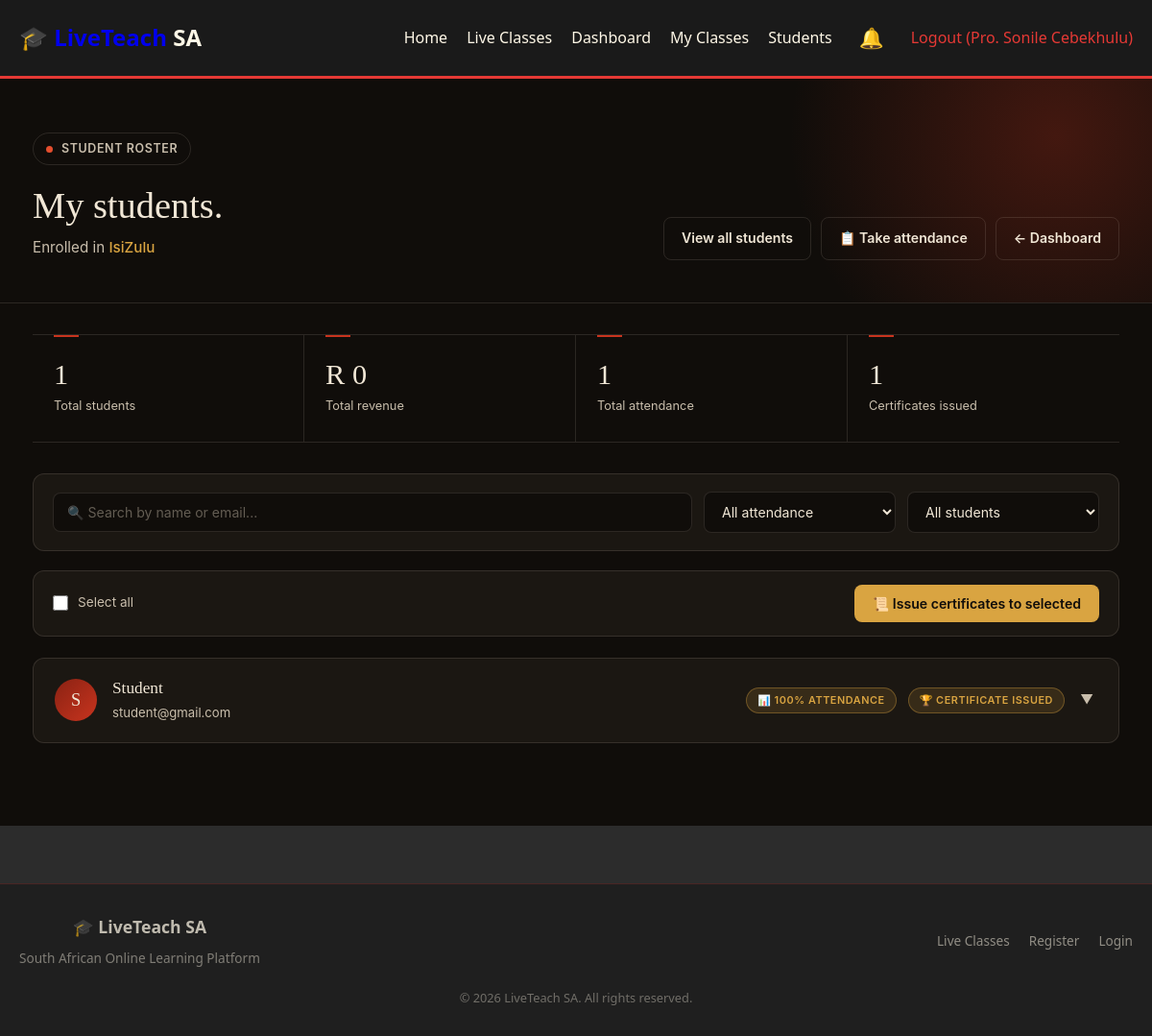
Page /teacher/students.php?class_id=4 (signed in) on the committed database.
### tables this page shows
CREATE TABLE `live_classes` (
  `id` int(11) NOT NULL,
  `teacher_id` int(11) NOT NULL,
  `title` varchar(255) NOT NULL,
  `description` text DEFAULT NULL,
  `short_description` varchar(500) DEFAULT NULL,
  `image` varchar(255) DEFAULT NULL,
  `price` decimal(10,2) NOT NULL DEFAULT 0.00,
  `duration` varchar(50) DEFAULT NULL,
  `level` enum('beginner','intermediate','advanced') NOT NULL DEFAULT 'beginner',
  `category` varchar(100) DEFAULT NULL,
  `start_date` datetime DEFAULT NULL,
  `end_date` datetime DEFAULT NULL,
  `schedule` text DEFAULT NULL,
  `meeting_link` varchar(500) DEFAULT NULL,
  `meeting_id` varchar(100) DEFAULT NULL,
  `meeting_password` varchar(100) DEFAULT NULL,
  `recording_url` varchar(500) DEFAULT NULL,
  `materials` text DEFAULT NULL,
  `max_students` int(11) DEFAULT 50,
  `current_students` int(11) NOT NULL DEFAULT 0,
  `status` enum('upcoming','ongoing','completed','cancelled') NOT NULL DEFAULT 'upcoming',
  `is_featured` tinyint(1) NOT NULL DEFAULT 0,
  `sequential_unlock` tinyint(1) NOT NULL DEFAULT 0,
  `created_at` timestamp NOT NULL DEFAULT current_timestamp(),
  `thumbnail` varchar(500) DEFAULT NULL,
  `preview_video` varchar(500) DEFAULT NULL,
  `stream_platform` enum('zoom','google_meet','custom','youtube_live') DEFAULT 'zoom',
  `stream_embed` text DEFAULT NULL
);

CREATE TABLE `users` (
  `id` int(11) NOT NULL,
  `fullname` varchar(255) NOT NULL,
  `email` varchar(255) NOT NULL,
  `password` varchar(255) NOT NULL,
  `phone` varchar(50) DEFAULT NULL,
  `role` enum('admin','teacher','student') NOT NULL DEFAULT 'student',
  `profile_image` varchar(255) DEFAULT NULL,
  `bio` text DEFAULT NULL,
  `status` enum('active','inactive','suspended') NOT NULL DEFAULT 'active',
  `created_at` timestamp NOT NULL DEFAULT current_timestamp()
);

### teacher/students.php (the view, shortened to what this page needs)
<?php
require_once '../includes/header.php';
$connection = getDbConnection();
$teacherId = $_SESSION['user']['id'];
$classId = isset($_GET['class_id']) ? (int)$_GET['class_id'] : 0;
if ($classId > 0) {
    $class = $connection->query("SELECT * FROM live_classes WHERE id = $classId AND teacher_id = $teacherId")->fetch_assoc();
}
if ($classId > 0) {
    $students = $connection->query("
        SELECT u.id, u.fullname, u.email, u.phone, u.created_at as joined_date,
               e.id as enroll_id, e.amount_paid, e.enrolled_at, e.attendance,
               e.certificate_issued, e.payment_status,
               (SELECT COUNT(*) FROM attendance a WHERE a.student_id = u.id AND a.class_id = $classId AND a.status = 'present') as present_count,
               (SELECT COUNT(*) FROM attendance a WHERE a.student_id = u.id AND a.class_id = $classId AND a.status = 'late') as late_count,
               (SELECT COUNT(*) FROM attendance a WHERE a.student_id = u.id AND a.class_id = $classId AND a.status = 'absent') as absent_count,
               (SELECT COUNT(*) FROM attendance a WHERE a.student_id = u.id AND a.class_id = $classId) as total_sessions,
               (SELECT rating FROM reviews WHERE student_id = u.id AND class_id = $classId LIMIT 1) as rating,
               (SELECT comment FROM reviews WHERE student_id = u.id AND class_id = $classId LIMIT 1) as review_comment
        FROM users u
        JOIN enrollments e ON e.student_id = u.id
        WHERE e.class_id = $classId AND e.payment_status = 'paid'
        ORDER BY u.fullname
    ")->fetch_all(MYSQLI_ASSOC);
    $classTitle = $class['title'];
}
$totalStudents = count($students);
$totalRevenue = array_sum(array_column($students, 'total_paid'));
$totalAttendance = array_sum(array_column($students, 'attendance'));
$certificatesIssued = array_sum(array_column($students, 'certificate_issued'));
?>
<main class="lt-page">
    <div class="lt-dash-header">
        <div class="lt-container lt-dash-header-inner">
            <div>
                <span class="lt-eyebrow">
                    <span class="lt-eyebrow-dot"></span>
                    Student roster
                </span>
                <h1>My students.</h1>
                <p>
                    <?php if ($classId > 0): ?>
                        Enrolled in <strong><?php echo htmlspecialchars($classTitle); ?></strong>
                    <?php else: ?>
                        Across all of your classes
                    <?php endif; ?>
                </p>
            </div>
            <div class="lt-header-actions">
                <?php if ($classId > 0): ?>
                    <a href="students.php" class="lt-btn lt-btn-outline">View all students</a>
                    <a href="attendance.php?id=<?php echo $classId; ?>" class="lt-btn lt-btn-outline">📋 Take attendance</a>
                <?php endif; ?>
                <a href="dashboard.php" class="lt-btn lt-btn-outline">← Dashboard</a>
            </div>
        </div>
    </div>
    <div class="lt-container" style="padding-bottom: 72px;">
        <div class="lt-stats-grid" style="margin-top: 32px;">
            <div class="lt-stat">
                <div class="lt-stat-number"><?php echo $totalStudents; ?></div>
                <div class="lt-stat-label">Total students</div>
            </div>
            <div class="lt-stat">
                <div class="lt-stat-number">R <?php echo number_format($totalRevenue, 0); ?></div>
                <div class="lt-stat-label">Total revenue</div>
            </div>
            <div class="lt-stat">
                <div class="lt-stat-number"><?php echo $totalAttendance; ?></div>
                <div class="lt-stat-label">Total attendance</div>
            </div>
            <div class="lt-stat">
                <div class="lt-stat-number"><?php echo $certificatesIssued; ?></div>
                <div class="lt-stat-label">Certificates issued</div>
            </div>
        </div>
        <div class="lt-filter-bar">
            <div class="lt-filter-field">
                <input type="text" id="searchInput" placeholder="🔍 Search by name or email...">
            </div>
            <?php if ($classId > 0): ?>
                <div class="lt-filter-field" style="flex: 0 0 200px;">
                    <select id="attendanceFilter">
                        <option value="">All attendance</option>
                    </select>
                </div>
                <div class="lt-filter-field" style="flex: 0 0 200px;">
                    <select id="certificateFilter">
                        <option value="">All students</option>
                    </select>
                </div>
            <?php endif; ?>
        </div>
        <?php if ($classId > 0 && !empty($students)): ?>
            <form method="post" id="bulkForm">
                <div class="lt-bulk">
                    <label class="lt-bulk-label">
                        <input type="checkbox" id="selectAll">
                        <span>Select all</span>
                    </label>
                    <button type="submit" name="bulk_certificates" class="lt-btn lt-btn-gold" onclick="return confirm('Issue certificates to selected students?')">
                        📜 Issue certificates to selected
                    </button>
                </div>
            </form>
        <?php endif; ?>
        <?php if (empty($students)): ?>
            <div class="lt-empty">
                <div class="lt-empty-icon">👥</div>
                <h3>No students yet</h3>
                <p>
                    <?php if ($classId > 0): ?>
                        No students have enrolled in this class yet.<br>Share the class link to attract students!
                    <?php else: ?>
                        You haven't had any student enrollments yet.<br>Create engaging classes to attract students!
                    <?php endif; ?>
                </p>
                <?php if ($classId > 0): ?>
                    <a href="../classes/class.php?id=<?php echo $classId; ?>" class="lt-btn lt-btn-primary" target="_blank">
                        View class page →
                    </a>
                <?php else: ?>
                    <a href="add-class.php" class="lt-btn lt-btn-primary">
                        Create a class
                    </a>
                <?php endif; ?>
            </div>
        <?php else: ?>
            <?php foreach ($students as $student):
                $attendancePercent = 0;
                $attendanceClass = '';
                if ($classId > 0 && $student['total_sessions'] > 0) {
                    $attendancePercent = round(($student['present_count'] / $student['total_sessions']) * 100);
                    if ($attendancePercent >= 80) {
                        $attendanceClass = 'lt-pill-good';
                    } elseif ($attendancePercent >= 50) {
                        $attendanceClass = 'lt-pill-average';
                    } else {
                        $attendanceClass = 'lt-pill-poor';
                    }
                }
                $initial = strtoupper(substr($student['fullname'], 0, 1));
            ?>
                <div class="lt-student"
                     data-student-name="<?php echo strtolower($student['fullname']); ?>"
                     data-student-email="<?php echo strtolower($student['email']); ?>"
                     data-attendance="<?php echo $attendancePercent; ?>"
                     data-certificate="<?php echo $classId > 0 ? ($student['certificate_issued'] ? 'issued' : 'not_issued') : ''; ?>">
                    <div class="lt-student-head" onclick="toggleDetails(this)">
                        <div class="lt-student-ident">
                            <div class="lt-student-avatar"><?php echo $initial; ?></div>
                            <div style="min-width: 0;">
                                <h3 class="lt-student-name"><?php echo htmlspecialchars($student['fullname']); ?></h3>
                                <div class="lt-student-email"><?php echo htmlspecialchars($student['email']); ?></div>
                            </div>
                        </div>
                        <div class="lt-student-right">
                            <?php if ($classId > 0): ?>
                                <span class="lt-pill <?php echo $attendanceClass; ?>">
                                    📊 <?php echo $attendancePercent; ?>% attendance
                                </span>
                                <?php if ($student['certificate_issued']): ?>
                                    <span class="lt-pill lt-pill-good">🏆 Certificate issued</span>
                                <?php endif; ?>
                            <?php else: ?>
                                <span class="lt-pill lt-pill-neutral">
                                    📚 <?php echo $student['classes_count']; ?> class<?php echo $student['classes_count'] != 1 ? 'es' : ''; ?>
                                </span>
                            <?php endif; ?>
                            <span class="lt-chevron">▼</span>
                        </div>
                    </div>
                </div>
            <?php endforeach; ?>
        <?php endif; ?>
    </div>
</main>
<?php require_once '../includes/footer.php'; ?>

### assets/css/style.css (style rules this page uses)
:root { --primary-red: #e53935; --primary-red-dark: #c62828; --primary-red-light: #ffcdd2; --charcoal: #2c2c2c; --charcoal-light: #424242; --charcoal-dark: #1a1a1a; --cream: #fff8e7; --cream-dark: #f5e6c8; --border: rgba(229, 57, 53, 0.3); --shadow: rgba(0, 0, 0, 0.1); --success: #4caf50; --warning: #ff9800; --info: #2196f3; --gold: #ffd700; }
* { margin: 0; padding: 0; box-sizing: border-box; }
body { font-family: 'Segoe UI', Tahoma, Geneva, Verdana, sans-serif; background: var(--charcoal); color: var(--cream); line-height: 1.6; }

### includes/header.php (style rules this page uses)
* { margin: 0; padding: 0; box-sizing: border-box; }
body { font-family: 'Segoe UI', Tahoma, Geneva, Verdana, sans-serif; background: var(--charcoal, #1a1a1a); color: var(--cream, #f5f0e8); line-height: 1.6; }

### rows in the picture
live_classes: title "IsiZulu"
users: fullname "S", fullname "Student", email "student@gmail.com", attendancePercent "100"

### other values in the picture
$bellIcon "🔔"
$user['fullname'] "Pro. Sonile Cebekhulu"
$totalStudents "1"
$totalRevenue "0"
$totalAttendance "1"
$certificatesIssued "1"
